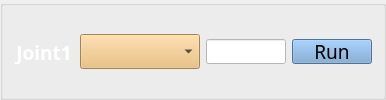
             <widget class="QGroupBox" name="groupBox_28">
              <property name="font">
               <font>
                <family>Adobe 黑体 Std R</family>
                <pointsize>14</pointsize>
               </font>
              </property>
              <property name="title">
               <string/>
              </property>
              <layout class="QGridLayout" name="gridLayout_88">
               <item row="0" column="0">
                <layout class="QHBoxLayout" name="horizontalLayout_19">
                 <item>
                  <widget class="QLabel" name="label_65">
                   <property name="minimumSize">
                    <size>
                     <width>60</width>
                     <height>25</height>
                    </size>
                   </property>
                   <property name="maximumSize">
                    <size>
                     <width>60</width>
                     <height>25</height>
                    </size>
                   </property>
                   <property name="styleSheet">
                    <string notr="true">
font: 12pt &quot;Adobe 黑体 Std R&quot;;</string>
                   </property>
                   <property name="text">
                    <string>&lt;html&gt;&lt;head/&gt;&lt;body&gt;&lt;p align=&quot;center&quot;&gt;&lt;span style=&quot; font-size:14pt; font-weight:600; color:#ffffff;&quot;&gt;Joint1&lt;/span&gt;&lt;/p&gt;&lt;/body&gt;&lt;/html&gt;</string>
                   </property>
                   <property name="alignment">
                    <set>Qt::AlignLeading|Qt::AlignLeft|Qt::AlignVCenter</set>
                   </property>
                   <property name="wordWrap">
                    <bool>false</bool>
                   </property>
                   <property name="margin">
                    <number>0</number>
                   </property>
                   <property name="indent">
                    <number>-2</number>
                   </property>
                   <property name="openExternalLinks">
                    <bool>false</bool>
                   </property>
                  </widget>
                 </item>
                 <item>
                  <widget class="QComboBox" name="comboBox_3">
                   <property name="minimumSize">
                    <size>
                     <width>120</width>
                     <height>0</height>
                    </size>
                   </property>
                   <property name="maximumSize">
                    <size>
                     <width>100</width>
                     <height>16777215</height>
                    </size>
                   </property>
                   <property name="styleSheet">
                    <string notr="true">
background-color: rgb(233, 185, 110);</string>
                   </property>
                   <item>
                    <property name="text">
                     <string/>
                    </property>
                   </item>
                   <item>
                    <property name="text">
                     <string>Position(°)</string>
                    </property>
                   </item>
                   <item>
                    <property name="text">
                     <string>Velocity(rpm)</string>
                    </property>
                   </item>
                   <item>
                    <property name="text">
                     <string>Toque(Nm)</string>
                    </property>
                   </item>
                  </widget>
                 </item>
                 <item>
                  <widget class="QLineEdit" name="motor1_control_signal">
                   <property name="minimumSize">
                    <size>
                     <width>80</width>
                     <height>25</height>
                    </size>
                   </property>
                   <property name="maximumSize">
                    <size>
                     <width>80</width>
                     <height>25</height>
                    </size>
                   </property>
                   <property name="styleSheet">
                    <string notr="true">background-color: rgb(255, 255, 255);</string>
                   </property>
                  </widget>
                 </item>
                 <item>
                  <widget class="QPushButton" name="pushButton_analysis_1_14">
                   <property name="sizePolicy">
                    <sizepolicy hsizetype="Minimum" vsizetype="Fixed">
                     <horstretch>130</horstretch>
                     <verstretch>35</verstretch>
                    </sizepolicy>
                   </property>
                   <property name="minimumSize">
                    <size>
                     <width>80</width>
                     <height>25</height>
                    </size>
                   </property>
                   <property name="maximumSize">
                    <size>
                     <width>80</width>
                     <height>25</height>
                    </size>
                   </property>
                   <property name="font">
                    <font>
                     <family>Adobe 黑体 Std R</family>
                     <pointsize>14</pointsize>
                     <weight>50</weight>
                     <italic>false</italic>
                     <bold>false</bold>
                    </font>
                   </property>
                   <property name="focusPolicy">
                    <enum>Qt::NoFocus</enum>
                   </property>
                   <property name="styleSheet">
                    <string notr="true">background-color: rgb(114, 159, 207);</string>
                   </property>
                   <property name="text">
                    <string>Run</string>
                   </property>
                  </widget>
                 </item>
                </layout>
               </item>
              </layout>
             </widget>
